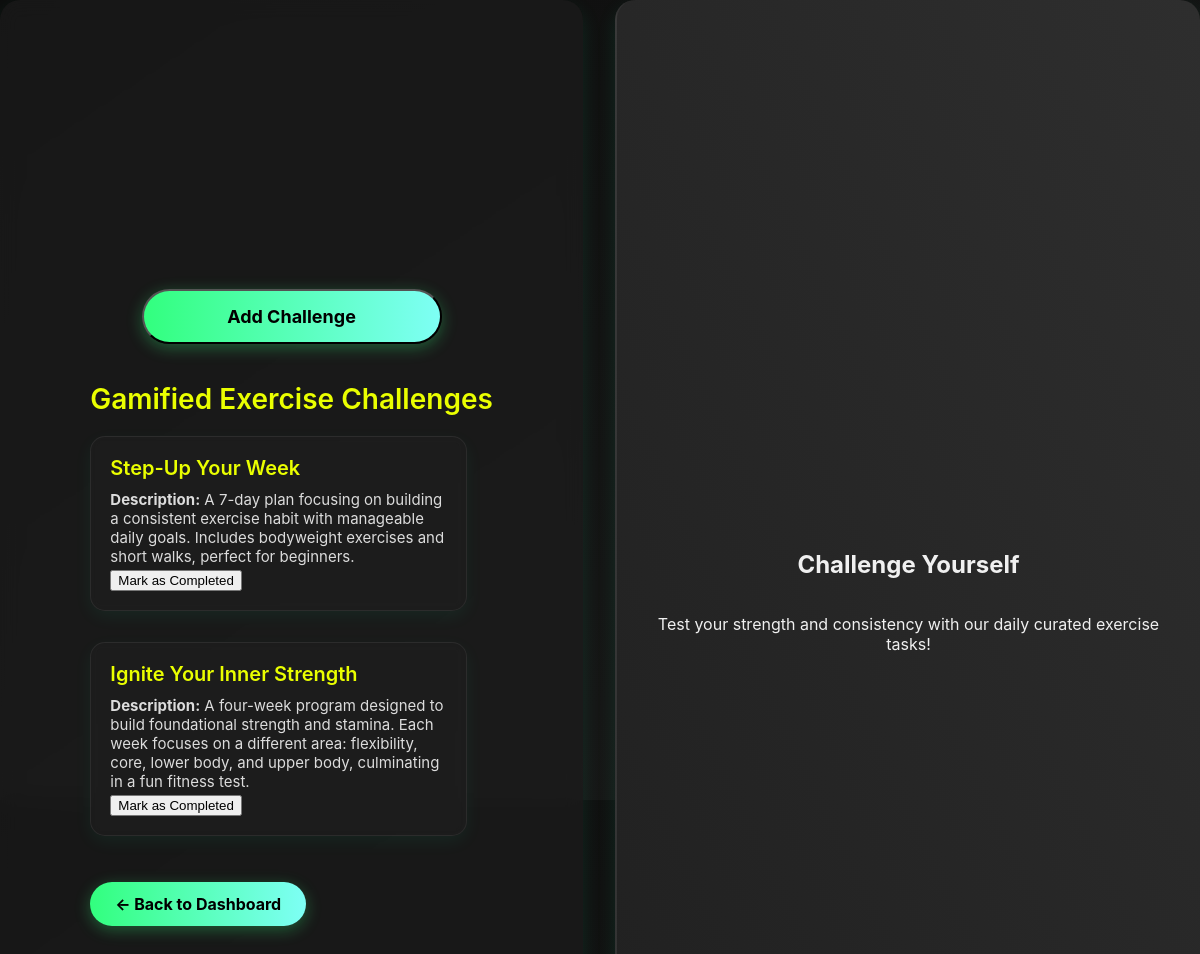
/challenge/view (signed in), run on an earlier commit of the app's database.
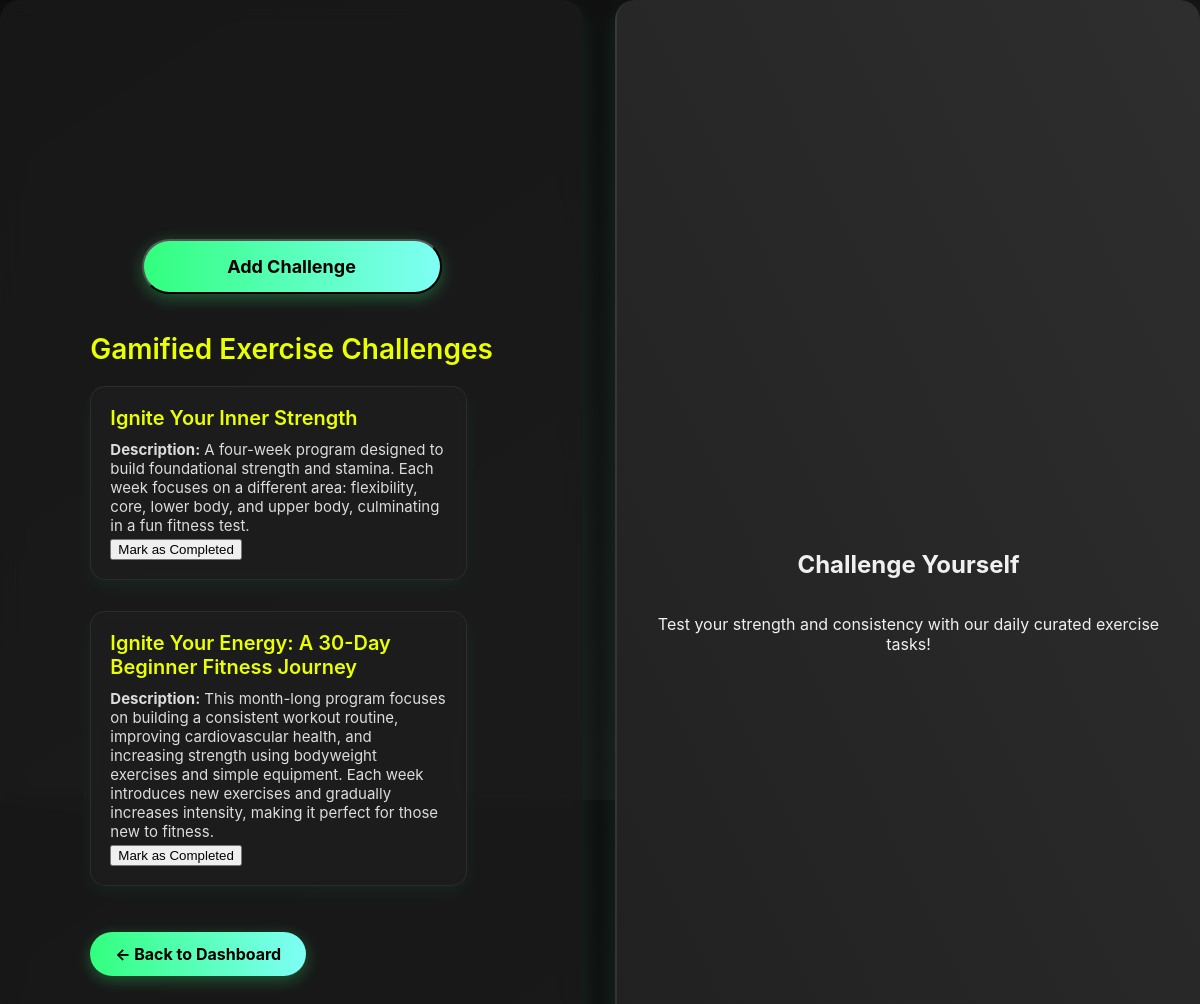
And on a later commit of the database.
### models/exercise.py (models this page shows)
class ExerciseChallenge(db.Model):
    __tablename__ = 'exercise'
    id = db.Column(db.Integer, primary_key=True)
    title = db.Column(db.String(100), nullable=False)
    description = db.Column(db.Text, nullable=False)
    created_at = db.Column(db.DateTime, default=datetime.utcnow)
    user_id = db.Column(db.Integer, db.ForeignKey('user.id'), nullable=False)
    completed = db.Column(db.Boolean, default=False)

### routes/challenge.py (the view)
@challenge_bp.route("/view")
@login_required
def view_challenges():
    challenges = ExerciseChallenge.query.filter_by(user_id=current_user.id, completed=False).all()  # ✅ only incomplete ones
    return render_template("challenge/challenges.html", challenges=challenges)

### app.py (called while the page is built)
@login_manager.user_loader
def load_user(user_id):
    return User.query.get(int(user_id))

### templates/challenge/challenges.html (shortened to what this page needs)
<!DOCTYPE html>
<html lang="en">
<head>
    <link rel="stylesheet" href="{{ url_for('static', filename='css/styles.css') }}">
</head>
<body>
    <div class="container">
        <div class="left-panel">
            <button id="generate-btn" class="dashboard-btn" onclick="generateChallenge()">Add Challenge</button>
            <div class="left-column">
                <h2>Gamified Exercise Challenges</h2>
                {% if challenges %}
                <div class="goal-list" id="challenge-list">
                    {% for challenge in challenges %}
                    <div class="goal-card">
                        <h3>{{ challenge.title }}</h3>
                        <p><strong>Description:</strong> {{ challenge.description }}</p>
                        <button onclick="completeChallenge(this)" data-id="{{ challenge.id }}">Mark as Completed</button>
                    </div>
                    {% endfor %}
                </div>
                {% else %}
                <p>No exercise challenges yet.</p>
                {% endif %}
                <a href="{{ url_for('main.dashboard') }}" class="back-dashboard-btn">← Back to Dashboard</a>
            </div>
        </div>
        <div class="right-panel">
            <h2>Challenge Yourself</h2>
            <p>Test your strength and consistency with our daily curated exercise tasks!</p>
        </div>
    </div>
</body>
</html>

What changed in the data, as far as the page shows it:
no longer on this page (row edited): ExerciseChallenge: title "Step-Up Your Week", description "A 7-day plan focusing on building a consistent exercise habit with manageable daily goals. Includes bodyweight exercises and short walks, perfect for beginners."
added ExerciseChallenge: title "Ignite Your Energy: A 30-Day Beginner Fitness Journey", description "This month-long program focuses on building a consistent workout routine, improving cardiovascular health, and increasing strength using bodyweight exercises and simple equipment. Each week introduces new exercises and gradually increases intensity, making it perfect for those new to fitness."
